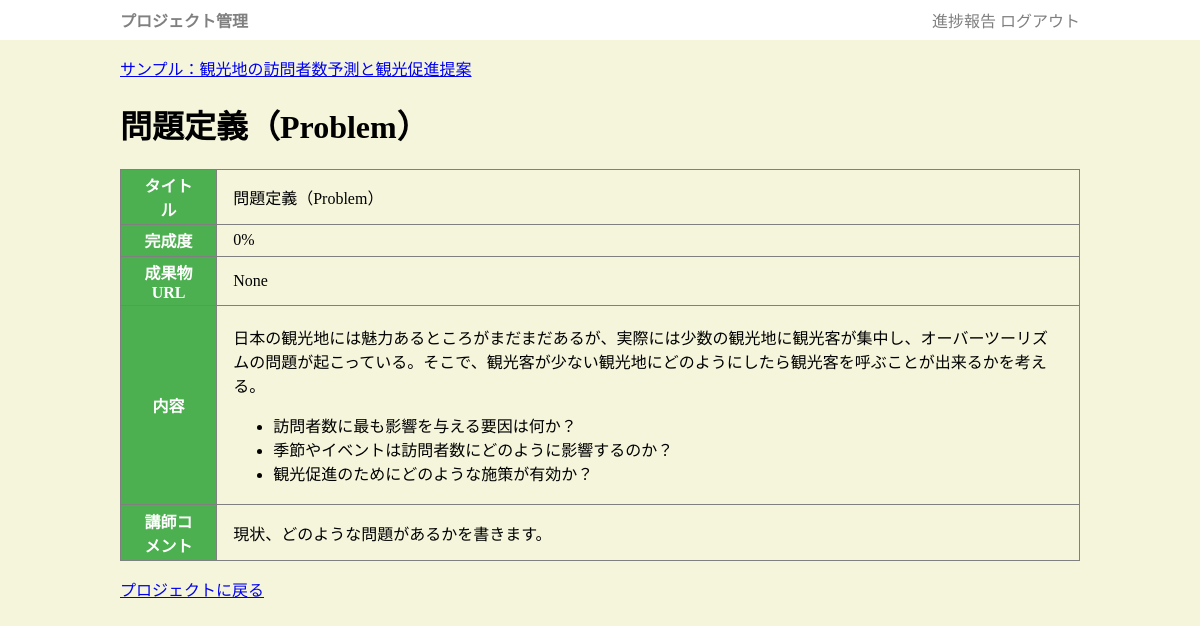
Page /plan/2 (signed in) on the committed database.
### app.py (models this page shows, shortened)
class Project(db.Model):
    pid = db.Column(db.Integer, primary_key=True)
    title = db.Column(db.String(255))
    category = db.Column(db.String(255))
    desc = db.Column(db.String(65545))
    updated_at = db.Column(db.DateTime, default=datetime.now)
    comment = db.Column(db.String(65545))
    member = db.relationship('Member', backref='project', lazy=True)
    plan = db.relationship('Plan', backref='project', lazy=True)

class Plan(db.Model):
    planid = db.Column(db.Integer, primary_key=True)
    pid = db.Column(db.Integer, db.ForeignKey("project.pid"))
    ptitle = db.Column(db.String(255))
    pbody = db.Column(db.String(65545))
    prate = db.Column(db.Integer, default=0)
    url = db.Column(db.String(255))
    plan_at = db.Column(db.DateTime, default=datetime.now)
    comment = db.Column(db.String(65545))

### app.py (the view)
@app.get('/plan/<planid>')
def plan_get(planid):
    if "uid" not in session:
        return redirect("/login")
    row = Plan.query.get_or_404(planid)
    if is_myproject(row.pid):
        return render_template("plan_edit.html",plan=row,user=User.query.get(session['uid']))
    else:
        return render_template("plan.html",plan=row, user=User.query.get(session['uid']))

### app.py (called while the page is built)
def md_to_html(text):
    return Markup(markdown2.markdown(text))

def is_myproject(pid):
    row = Member.query.filter(Member.pid==pid, Member.uid == session['uid']).first()
    return row is not None or session['uid'] == 1

### templates/plan.html (shortened to what this page needs)
{% extends "base.html" %}
{% block main %}
<a href="/project/{{plan.pid}}">{{plan.project.title}}</a>
<h1>{{plan.ptitle}}</h1>
<table class="desc">
    <tr><th>タイトル</th><td>{{plan.ptitle}}</td></tr>
    <tr><th>完成度</th><td>{{plan.prate}}%</td></tr>
    <tr><th>成果物URL</th><td>{{plan.url}}</td></tr>
    <tr><th>内容</th><td>{{plan.pbody|markdown}}</td></tr>
    <tr><th>講師コメント</th><td>{{plan.comment}}</td></tr>
</table>
<a href="/project/{{plan.pid}}" class="btn">プロジェクトに戻る</a>
{% endblock %}

### static/style.css (style rules this page uses)
body { padding: 0; margin: 0; background-color: beige; }
table { border-collapse: collapse; margin: 1em auto; }
td,th { border:1px solid gray; padding: 0.2em 1em; }
th { background-color: #4CAF50; color:white; }

### rows in the picture
Project: project "サンプル：観光地の訪問者数予測と観光促進提案"
Plan: ptitle "問題定義（Problem）", prate "0", url "None", pbody "日本の観光地には魅力あるところがまだまだあるが、実際には少数の観光地に観光客が集中し、オーバーツーリズムの問題が起こっている。そこで、観光客が少ない観光地にどのようにしたら観光客を呼ぶことが出来るかを考える。 訪問者数に最も影響を与える要因は何か？ 季節やイベントは訪問者数にどのように影響するのか？ 観光促進のためにどのような施策が有効か？", comment "現状、どのような問題があるかを書きます。"
